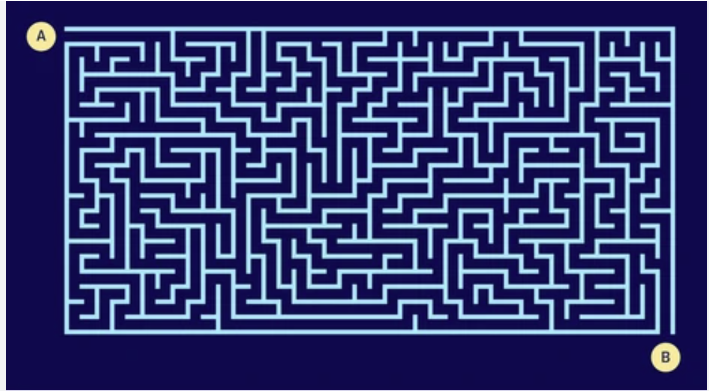
#> input picture maze.png, 709 x 391 px
$ python main.py
#> lines starting #> are read from the running program, lines starting #| are printed output that depends on the picture; after the words box and inside, x2 and y2 are one past the last pixel; in counts of white or black regions, pixels touching at a corner belong together
### image_processing.py
import cv2

class Imageprocess:
    def __init__(self, img_path: str):
        self.img_path = img_path

    def load_image(self):
        image = cv2.imread(self.img_path)
#> image is the input picture: shape (391, 709, 3); mean B, G, R 115.8, 61.7, 55.1
#| Height : 391 pixels
#| Width : 709 pixels
#| Channels : 3

        if image is None:
            raise FileExistsError(
                f"Unable to load image {self.img_path}"
            )

        return image

    def convert_to_gray(self, image):
        gray_image = cv2.cvtColor(
            image,
            cv2.COLOR_BGR2GRAY
        )
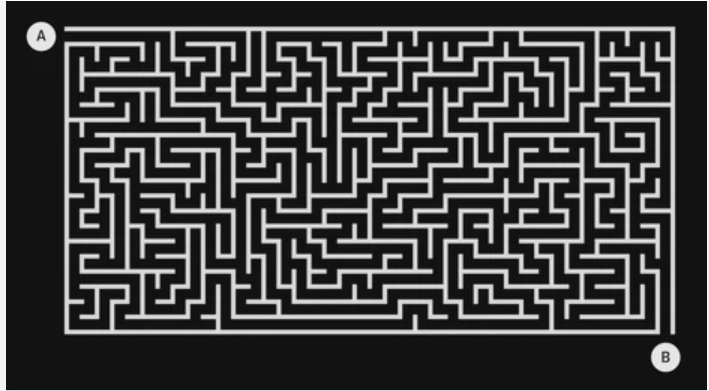
#> gray_image: shape (391, 709); min 7, max 255, mean 65.9

        return gray_image

    def convert_to_binary(self, gray_image):
        threshould_value, binary_image = cv2.threshold(
            gray_image,
            127,
            255,
            cv2.THRESH_BINARY
        )
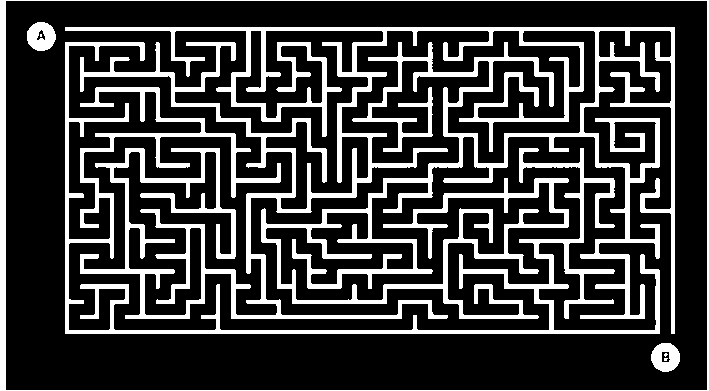
#> binary_image: shape (391, 709); 22.5% white; 8 white regions (3 under 20 px), largest, box (x1, y1, x2, y2) and area: (65, 27, 675, 334) 43406, (65, 42, 660, 334) 13218, (0, 0, 709, 391) 4530, (27, 22, 56, 51) 621, (651, 343, 680, 372) 594

        return binary_image

### main.py
import cv2

from image_processing import Imageprocess

def main():
    IMAGE = "maze.png"

    process = Imageprocess(IMAGE)

    image = process.load_image()

    print("=" * 50)
    print("Image Loaded Successfully")
    print("=" * 50)

    print(f"Height : {image.shape[0]} pixels")
    print(f"Width : {image.shape[1]} pixels")
    print(f"Channels : {image.shape[2]}")

    gray = process.convert_to_gray(image)

    print("=" * 50)
    print("converted to gray")
    print("=" * 50)

    binary = process.convert_to_binary(gray)
    print("=" * 50)
    print("converted to binary")
    print("=" * 50)

    print(f'Grey Shape : {gray.shape}')
#| Grey Shape : (391, 709)

    # cv2.imshow("Original MAze", image)

    # cv2.imshow("Gray Maze", gray)

    cv2.imshow("Binary Maze", binary)

    cv2.waitKey(0)

    cv2.destroyAllWindows()

if __name__ == "__main__":
    main()
